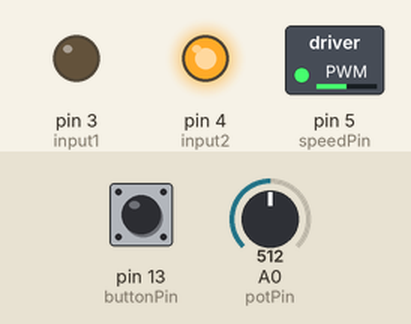
Bench run of a sketch on a simulated Arduino Uno, built with avr-gcc and run on an emulated ATmega328P. Parts: switched loads named in the sketch (green lamp = pin HIGH), output pins drawn as LEDs (lit = HIGH). The inputs (shaded band) are chosen by the test bench; at power-on: A0 (potPin) = 512, pin 13 (buttonPin) HIGH.

Above: at 1.2 s.
1.3 s: A0 (potPin) set to 716
At 7.2 s:
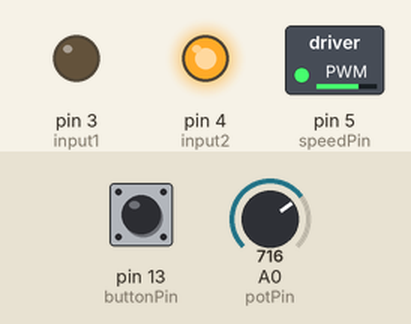
13.3 s: A0 (potPin) set to 900
At 22.6 s:
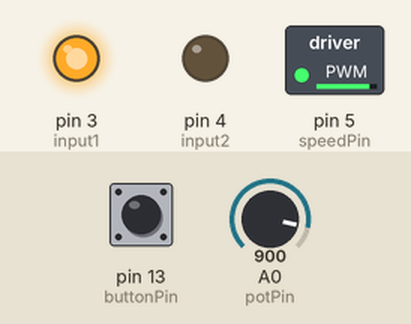
25.3 s: A0 (potPin) set to 122
At 30.8 s:
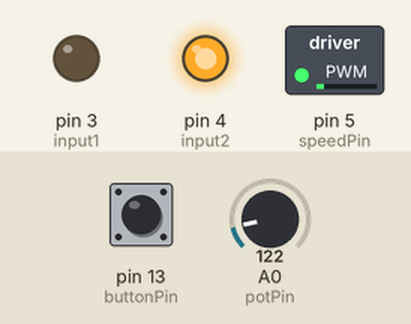
37.3 s: A0 (potPin) set to 0
At 46.2 s:
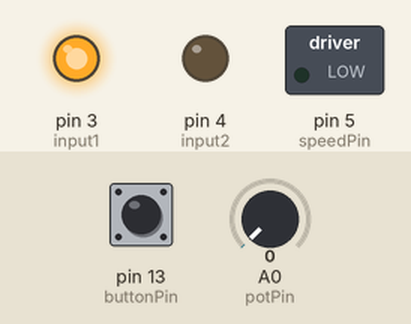
49.3 s: A0 (potPin) set to 511
At 59.2 s:
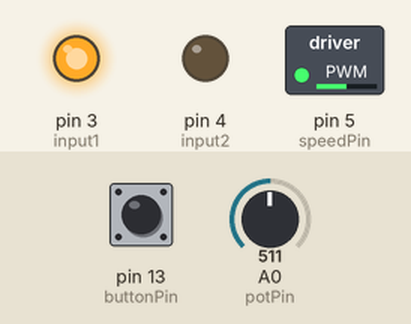
Timing chart, 0 to 62.3 s (numbered marks = the images above; inputs shaded):
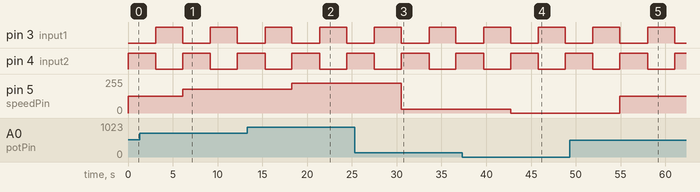

The sketch:

Exp3.ino
```cpp
//Zekiye Dogan - 2017510025

//define potentiometer pin
const int potPin = A0;
//define button pin
const int buttonPin = 13;
//define pins of motor driver
const int input1 = 3;//input1
const int input2 = 4;//input2
const int speedPin = 5;//enable

int motorSpeed = 0;//to hold speed for dc motor
int currentButtonState = 0;//to hold current button status
int checkPoint;//to control the button change

void setup()
{
  //define button pin as output
  pinMode(buttonPin, INPUT_PULLUP);
  //define potentiometer pin as input
  pinMode(potPin, INPUT);
  //define pins of motor driver as output
  pinMode(input1, OUTPUT);
  pinMode(input2, OUTPUT);
  pinMode(speedPin, OUTPUT);
  Serial.begin(9600);
}

void loop()
{
  //read potentiometer value from analog input
  motorSpeed = analogRead(potPin);
  //Re-maps a number from one range to another
  //so it can be used in the analogWrite function
  motorSpeed = map(motorSpeed, 0, 1023, 0, 255);
  //current button status before start operations
  currentButtonState = digitalRead(buttonPin);
  //rotating clockwise
  modeCW();
  //To see the change more clearly
  delay(100);
  //rotating counterclockwise
  modeCCW();

}
//function for rotating the dc motor clockwise
void modeCW(){
  //for loop has been created to check the button status more frequently.
  //3 seconds total
  for(int i=0; i<30;i++){
    //LOW and HIGH values are given to determine the direction of voltage.
    //If the direction of voltage changes, the direction also changes.
    digitalWrite(input1, LOW);
    digitalWrite(input2, HIGH);
    //to send the speed value to dc motor
    analogWrite(speedPin, motorSpeed);
    delay(100);

    //to check if button is pressed, if it is then stop the process
    //if current button status is not the same with checkpoint, then means button pressed
    //allows only one change even if we keep the button pressed
    checkPoint = digitalRead(buttonPin);
    if (currentButtonState != checkPoint && checkPoint == HIGH){
      break;
    }
  }
}
//function for rotating the dc motor counterclockwise
void modeCCW(){
  for(int i=0; i<30;i++){
    digitalWrite(input1, HIGH);
    digitalWrite(input2, LOW);
    analogWrite(speedPin, motorSpeed);
    delay(100);

    checkPoint = digitalRead(buttonPin);
    if (currentButtonState != checkPoint && checkPoint == HIGH){
      break;
    }
  }
}
//useful links
/*
https://bc-robotics.com/tutorials/controlling-dc-motor-arduino/
https://surtrtech.com/2018/01/27/control-dc-motor-speed-using-potentiometer-l298n-arduino/
https://www.youtube.com/watch?v=D0UuJGqi_NA&list=PLDRcccSktQd5mfXDtGv975V77RCrW6H7U&index=5
https://www.youtube.com/watch?v=UtZtdLg0jFM
https://www.youtube.com/watch?v=LlSco_2ILoY
https://www.youtube.com/watch?v=bp2wwwOFlZQ
*/
```

Measured:
- after the input at 1.3 s, pin 5 (speedPin): 127/255 → 178/255 after 4.8 s
- after the input at 13.3 s, pin 5 (speedPin): 178/255 → 224/255 after 5.0 s
- after the input at 25.3 s, pin 5 (speedPin): 224/255 → 30/255 after 5.2 s
- after the input at 37.3 s, pin 5 (speedPin): 30/255 → 0/255 after 5.4 s
- after the input at 49.3 s, pin 5 (speedPin): 0/255 → 127/255 after 5.6 s
- by itself, pin 3 (input1): alternates HIGH for 3.0 s and LOW for 3.1 s
- by itself, pin 4 (input2): alternates HIGH for 3.1 s and LOW for 3.0 s
